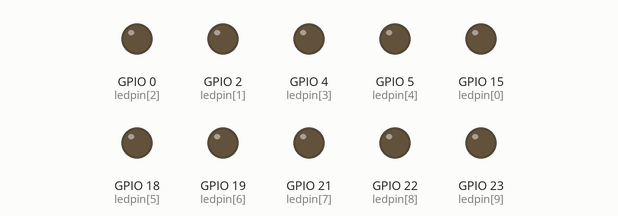
Simulated run of this sketch. Board: ESP32. On the bench: output pins drawn as LEDs (lit = HIGH).

Above: at 0.05 s.
At 0.2 s:
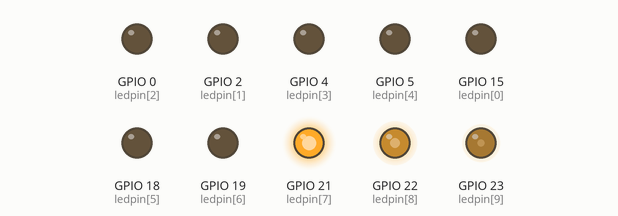
At 0.35 s:
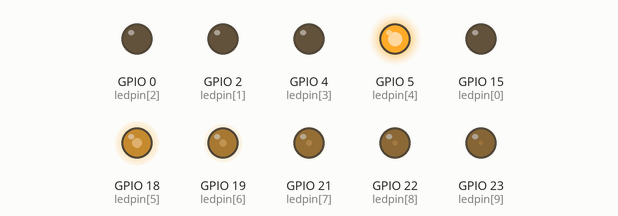
At 0.65 s:
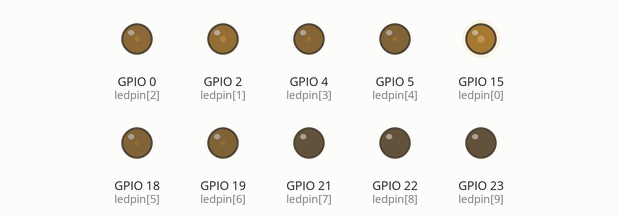
At 1.2 s:
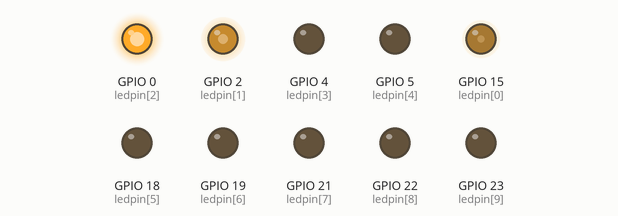
At 1.65 s:
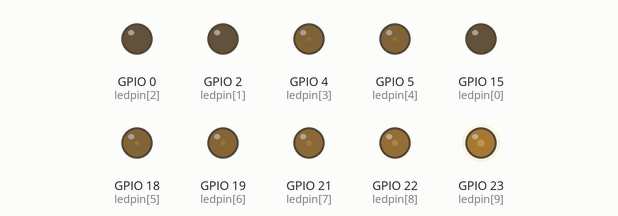
Timing chart, 0 to 4.6 s (numbered marks = the images above):
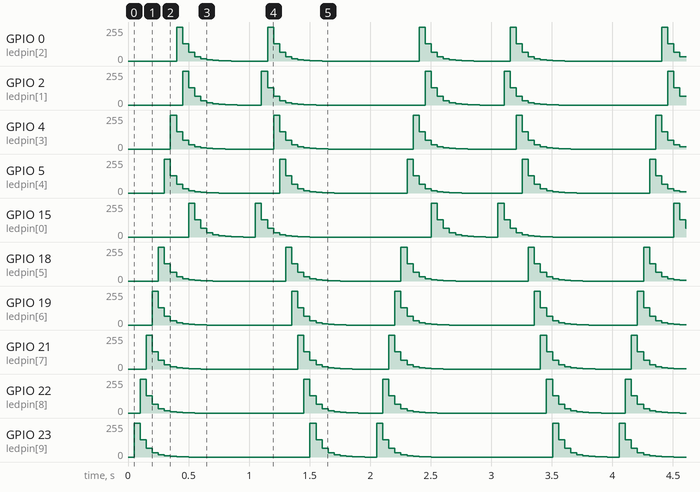

The sketch:

3.2_meteors_-leds.ino
```cpp
/**********************************************************************
  Filename    : meteor leds
  Description : Using PWM Control led light like meteors gradually light up and out from left to right
  Auther      : Miaoshun WU
  Modification: 2020/11/27
**********************************************************************/
const byte ledpin[]={15,2,0,4,5,18,19,21,22,23};   //define the led pin
const byte CHN[]={0,1,2,3,4,5,6,7,8,9};            //define the pwm channel 0-9
const int FRQ[]={0,   0,  0,  0,  0, 0, 0, 0,0,0,
                 1023,512,256,128,64,32,16,8,4,2,
                 0,   0,  0,  0,  0, 0, 0, 0,0,0}; //define the pwm frequency
int ledCounts;
int delayTimes=50;

// the setup function runs once when you press reset or power the board
void setup() {
  // initialize digital pin PIN_LED as an output.
    ledCounts=sizeof(ledpin);  //get the led counts
    for (int i = 0; i < ledCounts; i++)
    { //setup the pwm channels
      ledcSetup(CHN[i], 1000, 10);
      ledcAttachPin(ledpin[i], CHN[i]);
    }

}
// the loop function runs over and over again forever
void loop()
{
  for (int i = 0; i < 20; i++) {        //flowing one side to other side
    for (int j = 0; j < ledCounts; j++) {
      ledcWrite(CHN[j], FRQ[i + j]);
    }
    delay(delayTimes);
  }
  for (int i = 0; i < 20; i++) {      //flowing one side to other side
    for (int j = ledCounts - 1; j > -1; j--) {
      ledcWrite(CHN[j], FRQ[i + (ledCounts - 1 - j)]);
    }
    delay(delayTimes);
  }
}
```
